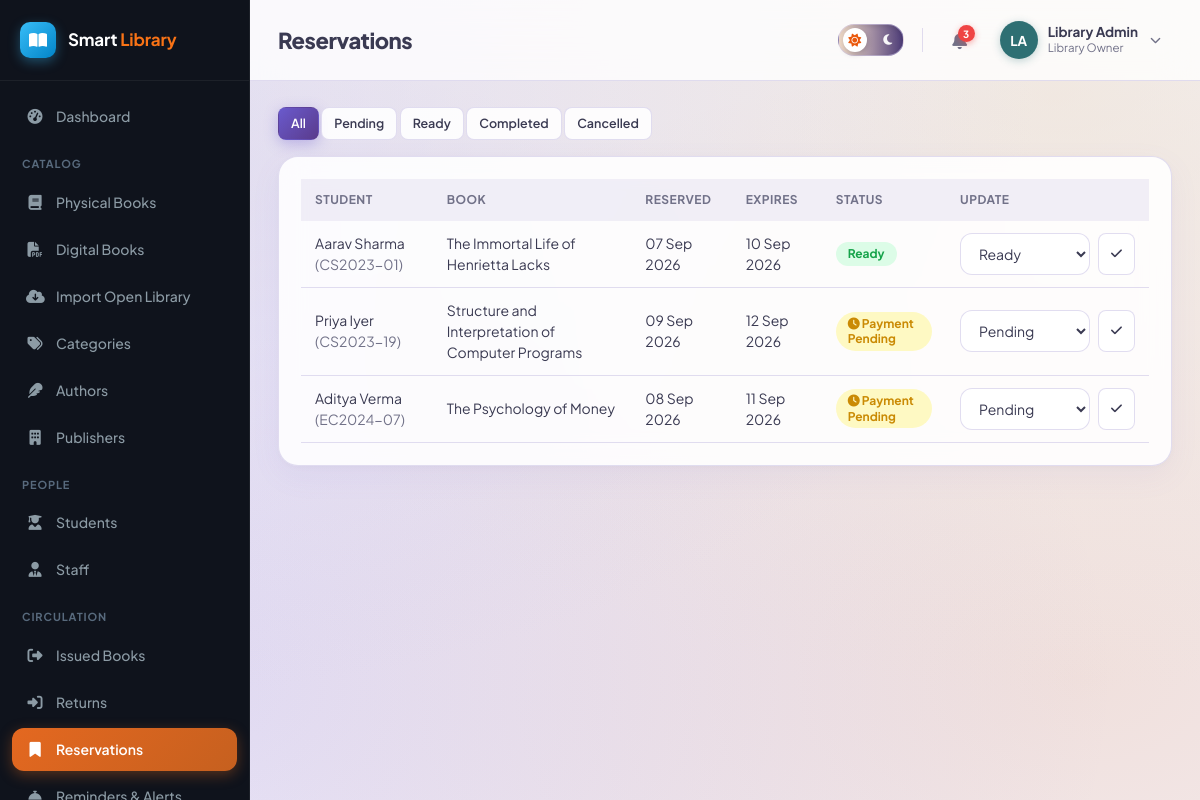
Screenshot of /admin/reservations.php (signed in) with the database file from the repository.
### tables this page shows
CREATE TABLE reservations (
    id INT AUTO_INCREMENT PRIMARY KEY,
    student_id INT NOT NULL,
    book_id INT NOT NULL,
    reservation_date DATE NOT NULL,
    expiry_date DATE DEFAULT NULL,
    status ENUM('pending','approved','ready','completed','cancelled','expired') NOT NULL DEFAULT 'pending',
    created_at TIMESTAMP DEFAULT CURRENT_TIMESTAMP,
    FOREIGN KEY (student_id) REFERENCES students(id) ON DELETE CASCADE,
    FOREIGN KEY (book_id) REFERENCES books(id) ON DELETE CASCADE
);

CREATE TABLE users (
    id INT AUTO_INCREMENT PRIMARY KEY,
    name VARCHAR(120) NOT NULL,
    email VARCHAR(150) NOT NULL UNIQUE,
    password VARCHAR(255) NOT NULL,
    role ENUM('admin','librarian','student') NOT NULL,
    phone VARCHAR(20) DEFAULT NULL,
    photo VARCHAR(255) DEFAULT NULL,
    status ENUM('active','inactive') NOT NULL DEFAULT 'active',
    reset_token VARCHAR(255) DEFAULT NULL,
    reset_expires DATETIME DEFAULT NULL,
    created_at TIMESTAMP DEFAULT CURRENT_TIMESTAMP,
    updated_at TIMESTAMP DEFAULT CURRENT_TIMESTAMP ON UPDATE CURRENT_TIMESTAMP
);

CREATE TABLE students (
    id INT AUTO_INCREMENT PRIMARY KEY,
    user_id INT NOT NULL,
    roll_number VARCHAR(40) NOT NULL UNIQUE,
    course VARCHAR(100) DEFAULT NULL,
    department VARCHAR(100) DEFAULT NULL,
    year VARCHAR(20) DEFAULT NULL,
    division VARCHAR(20) DEFAULT NULL,
    address VARCHAR(255) DEFAULT NULL,
    registration_date DATE NOT NULL,
    max_books INT NOT NULL DEFAULT 3,
    created_at TIMESTAMP DEFAULT CURRENT_TIMESTAMP,
    updated_at TIMESTAMP DEFAULT CURRENT_TIMESTAMP ON UPDATE CURRENT_TIMESTAMP,
    FOREIGN KEY (user_id) REFERENCES users(id) ON DELETE CASCADE
);

CREATE TABLE books (
    id INT AUTO_INCREMENT PRIMARY KEY,
    isbn VARCHAR(30) NOT NULL UNIQUE,
    title VARCHAR(200) NOT NULL,
    author_id INT DEFAULT NULL,
    category_id INT DEFAULT NULL,
    publisher_id INT DEFAULT NULL,
    publication_year YEAR DEFAULT NULL,
    edition VARCHAR(30) DEFAULT NULL,
    language VARCHAR(40) DEFAULT 'English',
    pages INT DEFAULT NULL,
    price DECIMAL(10,2) DEFAULT 0.00,
    shelf_number VARCHAR(30) DEFAULT NULL,
    total_copies INT NOT NULL DEFAULT 1,
    available_copies INT NOT NULL DEFAULT 1,
    description TEXT DEFAULT NULL,
    image VARCHAR(255) DEFAULT NULL,
    status ENUM('active','inactive') NOT NULL DEFAULT 'active',
    created_at TIMESTAMP DEFAULT CURRENT_TIMESTAMP,
    updated_at TIMESTAMP DEFAULT CURRENT_TIMESTAMP ON UPDATE CURRENT_TIMESTAMP,
    FOREIGN KEY (author_id) REFERENCES authors(id) ON DELETE SET NULL,
    FOREIGN KEY (category_id) REFERENCES categories(id) ON DELETE SET NULL,
    FOREIGN KEY (publisher_id) REFERENCES publishers(id) ON DELETE SET NULL,
    INDEX idx_title (title),
    INDEX idx_isbn (isbn)
);

### admin/reservations.php (the view, shortened to what this page needs)
<?php
require_once __DIR__ . '/../includes/functions.php';
require_once __DIR__ . '/../includes/auth-check.php';
$statusFilter = $_GET['status'] ?? 'all';
$where = '';
$reservations = $pdo->query("
    SELECT rv.*, b.title, u.name student_name, s.roll_number
    FROM reservations rv
    JOIN books b ON b.id = rv.book_id
    JOIN students s ON s.id = rv.student_id
    JOIN users u ON u.id = s.user_id
    $where ORDER BY rv.id DESC")->fetchAll();
include __DIR__ . '/../includes/header.php';
?>
<div class="table-toolbar">
    <div class="filters">
        <a class="btn btn-sm <?= $statusFilter==='all'?'btn-primary':'btn-outline' ?>" href="?status=all">All</a>
        <a class="btn btn-sm <?= $statusFilter==='pending'?'btn-primary':'btn-outline' ?>" href="?status=pending">Pending</a>
        <a class="btn btn-sm <?= $statusFilter==='ready'?'btn-primary':'btn-outline' ?>" href="?status=ready">Ready</a>
        <a class="btn btn-sm <?= $statusFilter==='completed'?'btn-primary':'btn-outline' ?>" href="?status=completed">Completed</a>
        <a class="btn btn-sm <?= $statusFilter==='cancelled'?'btn-primary':'btn-outline' ?>" href="?status=cancelled">Cancelled</a>
    </div>
</div>
<div class="card">
    <?php if (!$reservations): ?>
        <div class="empty-state"><i class="fa-solid fa-bookmark"></i>No reservations found.</div>
    <?php else: ?>
    <div class="table-wrap">
        <table class="data-table">
            <thead><tr><th>Student</th><th>Book</th><th>Reserved</th><th>Expires</th><th>Status</th><th>Update</th></tr></thead>
            <tbody>
            <?php foreach ($reservations as $r): ?>
                <tr>
                    <td><?= e($r['student_name']) ?> <span class="text-muted">(<?= e($r['roll_number']) ?>)</span></td>
                    <td><?= e($r['title']) ?></td>
                    <td><?= fmtDate($r['reservation_date']) ?></td>
                    <td><?= fmtDate($r['expiry_date']) ?></td>
                    <td><?= statusBadge($r['status']) ?></td>
                    <td>
                        <form method="POST" class="flex gap-2">
                            <select name="status" class="form-control btn-sm" style="width:130px;">
                                <?php foreach (['pending','approved','ready','completed','cancelled','expired'] as $s): ?>
                                    <option value="<?= $s ?>" <?= $r['status']===$s?'selected':'' ?>><?= ucfirst($s) ?></option>
                                <?php endforeach; ?>
                            </select>
                            <button class="btn btn-sm btn-outline" type="submit"><i class="fa-solid fa-check"></i></button>
                        </form>
                    </td>
                </tr>
            <?php endforeach; ?>
            </tbody>
        </table>
    </div>
    <?php endif; ?>
</div>
<?php include __DIR__ . '/../includes/footer.php'; ?>

### includes/functions.php (shortened to what this page needs)
<?php
function e($value) {
    return htmlspecialchars($value ?? '', ENT_QUOTES, 'UTF-8');
}
function fmtDate($date) {
    return date('d M Y', strtotime($date));
}
function statusBadge($status) {
    $colors = [
        'active' => 'badge-green', 'available' => 'badge-green', 'paid' => 'badge-green',
        'returned' => 'badge-green', 'completed' => 'badge-green', 'approved' => 'badge-green', 'ready' => 'badge-green',
        'issued' => 'badge-blue', 'pending' => 'badge-yellow', 'partially_paid' => 'badge-yellow',
        'overdue' => 'badge-red', 'unpaid' => 'badge-red', 'inactive' => 'badge-gray', 'cancelled' => 'badge-gray',
        'expired' => 'badge-gray', 'lost' => 'badge-red', 'damaged' => 'badge-red', 'waived' => 'badge-gray',
    ];
    $icons = [
        'unpaid' => 'fa-circle-xmark',
        'pending' => 'fa-clock',
        'paid' => 'fa-circle-check',
        'partially_paid' => 'fa-circle-half-stroke',
        'overdue' => 'fa-triangle-exclamation',
        'waived' => 'fa-ban',
    ];
    $iconHtml = isset($icons[$status]) ? '<i class="fa-solid ' . $icons[$status] . '"></i> ' : '';
    $class = $colors[$status] ?? 'badge-gray';
    $label = match($status) {
        'unpaid' => 'Unpaid',
        'pending' => 'Payment Pending',
        'partially_paid' => 'Partially Paid',
        'paid' => 'Paid',
        'waived' => 'Waived',
        default => ucfirst($status)
    };
    return '<span class="badge ' . $class . '">' . $iconHtml . e($label) . '</span>';
}

### assets/css/style.css (style rules this page uses)
:root { --primary: #6A5ACD; --primary-dark: #5A3B8C; --primary-mid: #8B7CC7; --primary-light: rgba(201, 194, 227, 0.4); --lavender: #C9C2E3; --accent-orange: #C6601F; --accent-orange-hover: #d96b27; --accent-teal: #2E6F73; --accent-teal-light: rgba(46, 111, 115, 0.16); --accent-sand: #EADCC8; --accent-sand-light: rgba(234, 220, 200, 0.5); --success: #16a34a; --success-light: #dcfce7; --warning: #ca8a04; --warning-light: #fef9c3; --danger: #dc2626; --danger-light: #fee2e2; --text: #3A3A52; --text-muted: #717188; --bg: #F7F5FC; --white: #ffffff; --card-bg: rgba(255, 255, 255, 0.88); --card-border: rgba(201, 194, 227, 0.55); --border: rgba(201, 194, 227, 0.55); --gray-light: #f6f5fb; --gray: #88889d; --sidebar-w: 250px; --radius: 20px; --pill-radius: 999px; --shadow: 0 10px 30px rgba(123, 109, 216, 0.07), 0 2px 8px rgba(46, 43, 43, 0.03); }
* { box-sizing: border-box; }
body { margin: 0; font-family: 'Plus Jakarta Sans', system-ui, -apple-system, BlinkMacSystemFont, Roboto, sans-serif; background-color: var(--bg); background-image: radial-gradient(at 10% 15%, rgba(201, 194, 227, 0.45) 0px, transparent 60%), radial-gradient(at 88% 12%, rgba(234, 220, 200, 0.5) 0px, transparent 60%), radial-gradient(at 90% 85%, rgba(198, 96, 31, 0.14) 0px, transparent 65%), radial-gradient(at 15% 85%, rgba(121, 106, 220, 0.18) 0px, transparent 65%); background-attachment: fixed; color: var(--text); font-size: 15px; line-height: 1.5; -webkit-font-smoothing: antialiased; }
a { color: var(--primary); text-decoration: none; transition: color 0.15s ease; }
.card { background: var(--card-bg); border: 1px solid var(--card-border); border-radius: var(--radius); box-shadow: var(--shadow); padding: 22px; backdrop-filter: blur(14px); -webkit-backdrop-filter: blur(14px); transition: transform 0.2s ease, box-shadow 0.2s ease; }
.btn { display: inline-flex; align-items: center; gap: 8px; padding: 9px 18px; border-radius: 12px; border: 1px solid transparent; font-size: 14px; font-weight: 600; cursor: pointer; text-decoration: none; font-family: inherit; transition: all 0.18s ease; }
.btn-primary { background: linear-gradient(135deg, #6A5ACD 0%, #5A3B8C 100%); color: #ffffff; box-shadow: 0 4px 14px rgba(106, 90, 205, 0.35); }
.btn-outline { background: var(--card-bg); border-color: var(--border); color: var(--text); }
.btn-sm { padding: 6px 12px; font-size: 12.5px; border-radius: 8px; }
.form-control { width: 100%; padding: 10px 14px; border: 1px solid var(--border); border-radius: 12px; font-size: 14px; background: var(--white); color: var(--text); font-family: inherit; transition: border-color 0.15s ease, box-shadow 0.15s ease; }
.table-wrap { overflow-x: auto; }
table.data-table { width: 100%; border-collapse: collapse; font-size: 14px; }
.data-table th { text-align: left; padding: 12px 14px; background: rgba(201, 194, 227, 0.25); font-weight: 700; font-size: 12px; text-transform: uppercase; letter-spacing: 0.04em; color: var(--text-muted); white-space: nowrap; }
.data-table td { padding: 12px 14px; border-bottom: 1px solid var(--border); vertical-align: middle; }
.table-toolbar { display: flex; justify-content: space-between; align-items: center; margin-bottom: 16px; gap: 12px; flex-wrap: wrap; }
.badge { padding: 4px 12px; border-radius: 999px; font-size: 12px; font-weight: 700; display: inline-block; line-height: 1.3; }
.badge-green { background: var(--success-light); color: var(--success); }
.badge-yellow { background: var(--warning-light); color: var(--warning); }
.text-muted { color: var(--text-muted); }
.flex { display: flex; }
.gap-2 { gap: 8px; }

### rows the page displays
reservations: users.name "Aarav Sharma", student.roll_number "CS2023-01", book.title "The Immortal Life of Henrietta Lacks", reservation_date "07 Sep 2026", expiry_date "10 Sep 2026", status "Ready"
reservations: users.name "Priya Iyer", student.roll_number "CS2023-19", book.title "Structure and Interpretation of Computer Programs", reservation_date "09 Sep 2026", expiry_date "12 Sep 2026", status "Payment Pending", status "Pending"
reservations: users.name "Aditya Verma", student.roll_number "EC2024-07", book.title "The Psychology of Money", reservation_date "08 Sep 2026", expiry_date "11 Sep 2026", status "Payment Pending", status "Pending"

### other values shown
$label "Dashboard"
$item['_section'] "CATALOG"
$label "Physical Books"
$label "Digital Books"
$label "Import Open Library"
$label "Categories"
$label "Authors"
$label "Publishers"
$item['_section'] "PEOPLE"
$label "Students"
$label "Staff"
$item['_section'] "CIRCULATION"
$label "Issued Books"
$label "Returns"
$label "Reservations"
